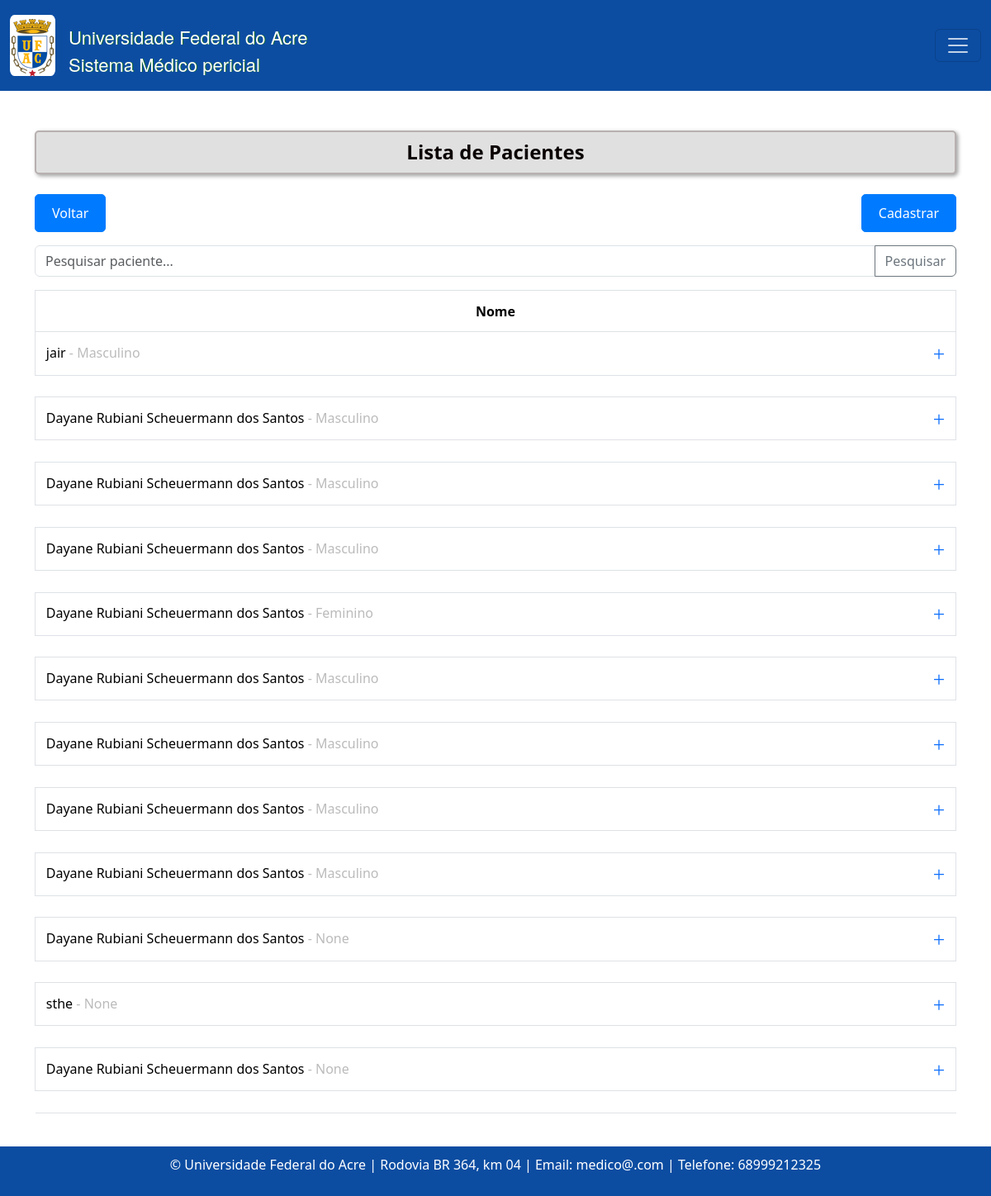
The page /pacientes/ (signed in) on the database as committed earlier.
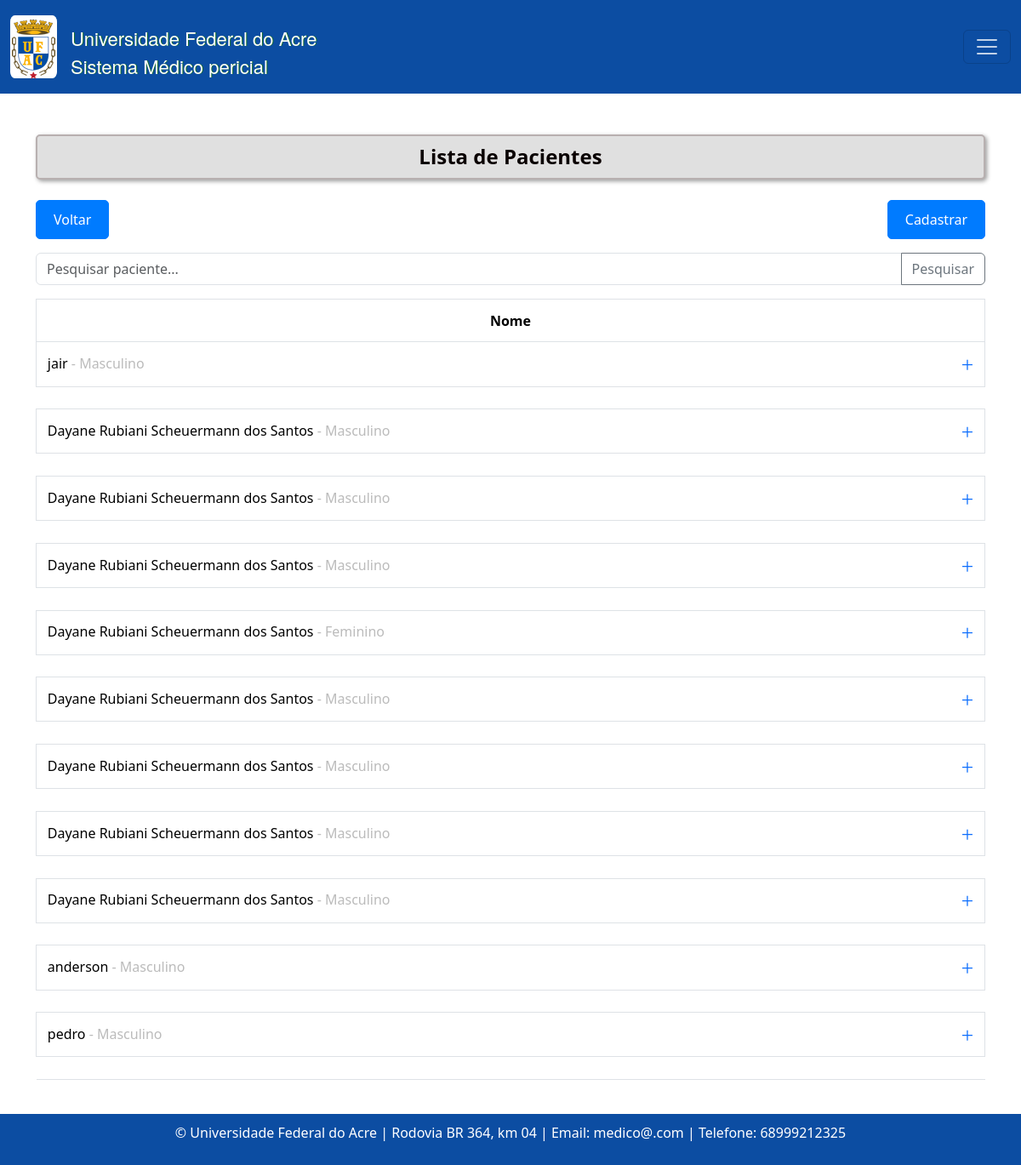
The same page on the database as committed later.
### consulta/models.py (models this page shows, shortened)
class Paciente(models.Model):
    nome = models.CharField(max_length=100)
    data_nascimento = models.DateField(verbose_name='Data de Nascimento', validators=[data_nasc_valida], blank=True, null=True)
    email = models.EmailField(blank=True, null=True)
    rg = models.CharField(max_length=20, blank=True, null=True)
    cpf = models.CharField(max_length=14, validators=[validate_cpf, MinLengthValidator(11)])
    sexo = models.CharField(max_length=1, choices=[('M', 'Masculino'), ('F', 'Feminino')])
    matricula = models.CharField(max_length=20)
    TIPO_PACIENTE_CHOICES = [
        ('Aluno', 'Aluno'),
        ('Servidor', 'Servidor'),
        ('Outro', 'Outro'),
    ]
    tipo_paciente = models.CharField(max_length=20, choices=TIPO_PACIENTE_CHOICES)
    cargo_funcao = models.CharField(max_length=50, default='', blank=True, null=True)
    cep = models.CharField(max_length=9, blank=True, null=True)
    cidade = models.CharField(max_length=50, blank=True, null=True)
    bairro = models.CharField(max_length=50, default='', blank=True, null=True)
    uf = models.CharField('UF', max_length=2, choices=UF_CHOICE, default='AC', blank=True, null=True)
    numero = models.CharField(max_length=10, blank=True, null=True)
    ddd_telefone = models.CharField(max_length=8)
    complemento = models.CharField(max_length=100, blank=True, null=True, default='')  # Adicionando o valor padrão aqui

### consulta/views.py (the view)
# urls.py: path('pacientes/', listar_pacientes, name= 'pacienteListagem' ),
@login_required
def listar_pacientes(request):
    pacientes = Paciente.objects.all()
    return render(request, 'consultas/listagem_pacientes.html', {'pacientes': pacientes})

### templates/consultas/listagem_pacientes.html (shortened to what this page needs)
{% extends 'base.html' %}
{% block content %}
  <h4 class="text-center mb-4 custom-title">Lista de Pacientes</h4>
  <div class="d-flex justify-content-between pb-3">
    <a class="btn btn-primary" href="{% url 'home' %}">Voltar</a>
    <a class="btn btn-primary" href="{% url 'pacienteCreate' %}">Cadastrar</a>
  </div>
  <div class="input-group mb-3">
    <input type="text" class="form-control" placeholder="Pesquisar paciente..." id="searchInput">
    <button class="btn btn-outline-secondary" type="button" id="searchButton">Pesquisar</button>
  </div>
<table class="table table-bordered table-sm" id="border-none">
    <thead>
      <tr>
        <th colspan="3" style="text-align: center;">Nome</th>
      </tr>
    </thead>
    <tbody>
      {% for paciente in pacientes %}
        <tr data-bs-toggle="collapse" data-bs-target="#collapse{{ forloop.counter }}" aria-expanded="false" aria-controls="collapse{{ forloop.counter }}">
          <td class="paciente-nome" colspan="3">
            {{ paciente.nome }}
            <span style="color: #bbbbbb">- {{ paciente.get_sexo_display }}</span>
          </td>
        </tr>
        <tr>
          <td colspan="3" style="border: transparent;">
          </td>
        </tr>
      {% endfor %}
    </tbody>
  </table>
{% endblock %}

### templates/base.html (shortened to what this page needs)
<!DOCTYPE html>
<html lang="pt-br">
{%load static%}
<head>
    <link rel="stylesheet" type="text/css" href="{% static 'bootstrap5.3.2/css/bootstrap.css' %}">
    <link rel="stylesheet" type="text/css" href="{% static 'css/estilos.css' %}">
    <link rel="stylesheet" href="{% static 'font-awesome-4.6.3/css/font-awesome.css' %}">
    <link rel="stylesheet" href="https://cdn.datatables.net/1.11.5/css/dataTables.bootstrap5.min.css">
    <link rel="stylesheet" href="https://cdn.datatables.net/responsive/2.5.0/css/responsive.bootstrap5.min.css">
</head>
<body style="min-height: 100vh; display: flex; flex-direction: column;">
{% include 'linha_usuario.html' %}
<div class="container mt-5" style="flex: 1;">
    {% block content %}{% endblock %}
</div>
<footer class="text-center mt-4" style="background-color: #0C4DA2; color: white; padding: 10px;">
    <p>&copy; {{ year }} Universidade Federal do Acre | Rodovia BR 364, km 04 | Email: medico@.com | Telefone: 68999212325</p>
</footer>
</body>
</html>

### templates/linha_usuario.html (shortened to what this page needs)
<nav class="navbar" style="background-color: #0C4DA2; color: white;">
    {% load static %}
    <div class="container-fluid">
        <div class="navbar ">
            <a class="navbar-brand text-white" href="#">
                <img src="{% static 'imagens/logo_ufac_2.png' %}" style="margin: auto; display: flex ">
            </a>
            <span class="topo">
                    Universidade Federal do Acre <br>
                    Sistema Médico pericial<br>
                </span>
        </div>
        <button class="navbar-toggler" type="button" data-bs-toggle="offcanvas" data-bs-target="#offcanvasNavbar"
                aria-controls="offcanvasNavbar">
            <span class="navbar-toggler-icon" style="filter: brightness(0) invert(1);"></span>
        </button>
    </div>
</nav>

### static/css/estilos.css (style rules this page uses)
* { scroll-behavior: smooth; }
.navbar-brand { background-color: white; width: 55px; height: 74px; display: flex; align-items: center; justify-content: center; border-radius: 10%; }
.navbar-toggler { color: #ffffff; }
.custom-title { font-size: 24px; font-weight: bold; color: #0a0101; background-color: #e0e0e0; padding: 10px; border: 2px solid #b8b0b0; border-radius: 5px; box-shadow: 2px 2px 5px #9b9b9b; margin-bottom: 5px; }
.topo { color: white !important; font-weight: 500; margin-top: 12px; padding: 0; font-size: 22px; text-shadow: 1px 0.2px #146C2D; font-family: "Helvetica Neue", Helvetica, Arial, sans-serif; }
.btn-primary { background-color: #007bff; color: #fff; border: 1px solid #007bff; border-radius: 5px; padding: 10px 20px; text-decoration: none; display: inline-block; transition: background-color 0.3s ease; }
#border-none { --bs-card-border-width: none !important; }
.table-sm td, .table-sm th { padding: .8rem; max-width: 200px; white-space: nowrap; overflow: hidden; text-overflow: ellipsis; }

Rows that differ between the two databases and show on the page:
removed Paciente: nome "Dayane Rubiani Scheuermann dos Santos", sexo "None"
removed Paciente: nome "sthe", sexo "None"
removed Paciente: nome "Dayane Rubiani Scheuermann dos Santos", sexo "None"
added Paciente: nome "anderson", sexo "Masculino"
added Paciente: nome "pedro", sexo "Masculino"
